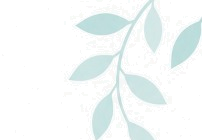
#> input picture assets/images/about_leaves.png, 202 x 140 px, found by its file name; its folder holds 7 pictures in this run
$ python make_illustrations_transparent.py
#> lines starting #> are read from the running program, lines starting #| are printed output that depends on the picture
import os
from PIL import Image

output_dir = r"c:\Users\Bhupesh\Desktop\Stoma Saathi\assets\images"

def make_transparent(filename, threshold=245):
#> called with filename = 'about_leaves.png', threshold = 248
    filepath = os.path.join(output_dir, filename)
    if not os.path.exists(filepath):
        print(f"{filename} does not exist")
        return

    img = Image.open(filepath).convert("RGBA")
#> img is the input picture: PIL image 202x140 RGBA; mean R, G, B, A 244.1, 248.9, 248.7, 83.2
    data = img.getdata()

    new_data = []
    for item in data:
        r, g, b, a = item
        # If the pixel is close to white, make it transparent
        if r >= threshold and g >= threshold and b >= threshold:
            new_data.append((255, 255, 255, 0))
        else:
            new_data.append(item)
#> this loop made 28280 passes
#> (r, g, b, a) on passes 1 to 3: (255, 255, 255, 0), (255, 255, 255, 0), (255, 255, 255, 0)
#> after the loop, new_data = 28280 items

    img.putdata(new_data)
    # Save as PNG
    img.save(filepath, "PNG")
    print(f"Processed transparency for {filename}")

make_transparent("about_leaves.png", threshold=248)
make_transparent("about_phone.png", threshold=248)
#> call 2 of make_transparent, with filename = 'about_phone.png', threshold = 248
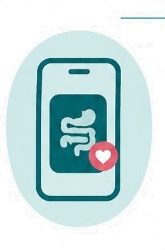
#> input picture assets/images/about_phone.png, 165 x 250 px, found by its file name
#> in make_transparent, img is the input picture: PIL image 165x250 RGBA; mean R, G, B, A 201.8, 222.9, 224.2, 160.4
#> the loop in make_transparent (call 2), `for item in data:` made 41250 passes
#> (r, g, b, a) on passes 1 to 3: (247, 247, 247, 255), (255, 255, 255, 0), (255, 255, 255, 0)
make_transparent("about_hands.png", threshold=248)
#> call 3 of make_transparent, with filename = 'about_hands.png', threshold = 248
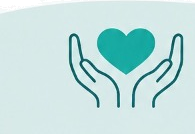
#> input picture assets/images/about_hands.png, 195 x 134 px, found by its file name
#> in make_transparent, img is the input picture: PIL image 195x134 RGBA; mean R, G, B, A 194.1, 223.8, 222.9, 251.8
#> the loop in make_transparent (call 3), `for item in data:` made 26130 passes
